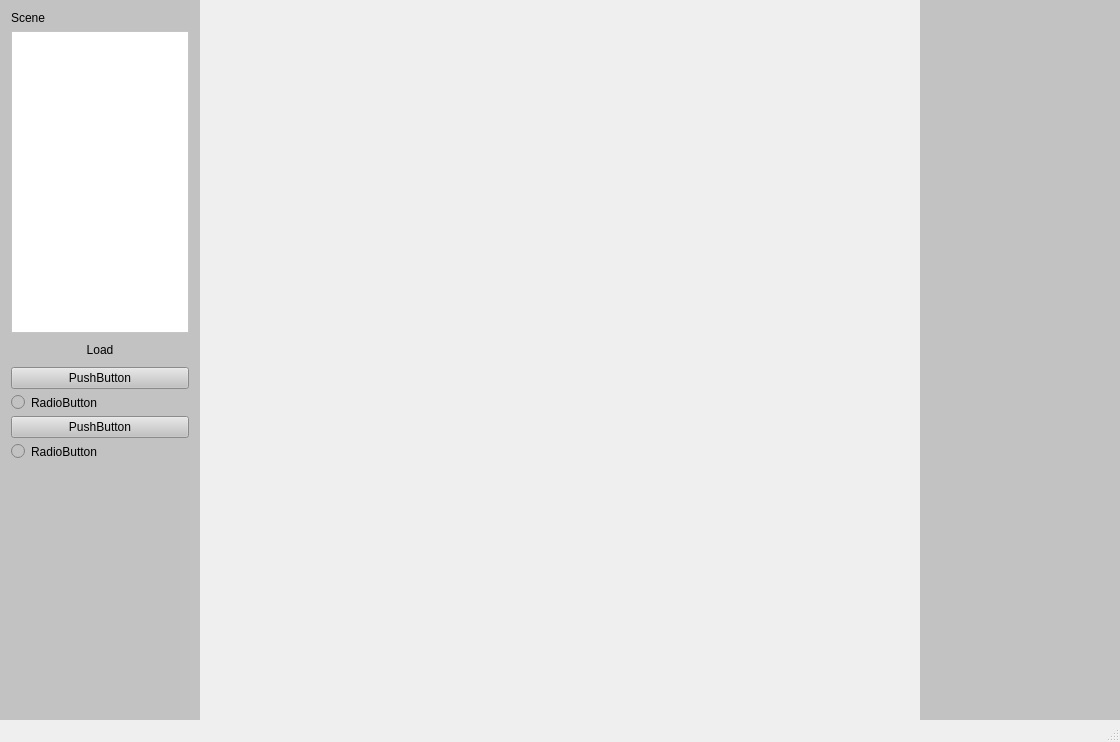
<?xml version="1.0" encoding="UTF-8"?>
<ui version="4.0">
 <class>MainWindow</class>
 <widget class="QMainWindow" name="MainWindow">
  <property name="geometry">
   <rect>
    <x>0</x>
    <y>0</y>
    <width>1120</width>
    <height>742</height>
   </rect>
  </property>
  <property name="windowTitle">
   <string>vRenderer</string>
  </property>
  <widget class="QWidget" name="centralWidget">
   <widget class="QWidget" name="m_leftWidget" native="true">
    <property name="geometry">
     <rect>
      <x>0</x>
      <y>0</y>
      <width>200</width>
      <height>720</height>
     </rect>
    </property>
    <property name="sizePolicy">
     <sizepolicy hsizetype="Fixed" vsizetype="Preferred">
      <horstretch>0</horstretch>
      <verstretch>0</verstretch>
     </sizepolicy>
    </property>
    <property name="styleSheet">
     <string notr="true">background-color: rgb(194, 194, 194);
border-right-color: rgb(254, 57, 66); 
font: 13pt &quot;Helvetica Neue&quot;;</string>
    </property>
    <layout class="QVBoxLayout" name="m_leftBar">
     <item>
      <layout class="QVBoxLayout" name="m_sceneViewLayout">
       <item>
        <widget class="QLabel" name="m_sceneLabel">
         <property name="styleSheet">
          <string notr="true">font: 13pt &quot;Helvetica Neue&quot;;</string>
         </property>
         <property name="text">
          <string>Scene</string>
         </property>
        </widget>
       </item>
       <item>
        <widget class="QTreeView" name="m_sceneTreeView">
         <property name="autoFillBackground">
          <bool>true</bool>
         </property>
         <property name="styleSheet">
          <string notr="true">background-color: rgb(255, 255, 255);
color: rgb(0, 0, 0);</string>
         </property>
         <property name="rootIsDecorated">
          <bool>false</bool>
         </property>
         <property name="animated">
          <bool>true</bool>
         </property>
        </widget>
       </item>
      </layout>
     </item>
     <item>
      <layout class="QHBoxLayout" name="m_sceneLoadLayout">
       <item>
        <widget class="QPushButton" name="m_loadMeshBtn">
         <property name="autoFillBackground">
          <bool>false</bool>
         </property>
         <property name="styleSheet">
          <string notr="true">font: 700 13pt &quot;Helvetica Neue&quot;;</string>
         </property>
         <property name="locale">
          <locale language="English" country="UnitedKingdom"/>
         </property>
         <property name="text">
          <string>Load</string>
         </property>
         <property name="flat">
          <bool>true</bool>
         </property>
        </widget>
       </item>
      </layout>
     </item>
     <item>
      <layout class="QVBoxLayout" name="verticalLayout">
       <item>
        <widget class="QPushButton" name="m_hdrBtn">
         <property name="text">
          <string>PushButton</string>
         </property>
        </widget>
       </item>
       <item>
        <layout class="QVBoxLayout" name="m_hdrLayout">
         <item>
          <widget class="QRadioButton" name="radioButton">
           <property name="text">
            <string>RadioButton</string>
           </property>
          </widget>
         </item>
         <item>
          <widget class="QPushButton" name="pushButton_2">
           <property name="text">
            <string>PushButton</string>
           </property>
          </widget>
         </item>
         <item>
          <widget class="QRadioButton" name="radioButton_2">
           <property name="text">
            <string>RadioButton</string>
           </property>
          </widget>
         </item>
        </layout>
       </item>
       <item>
        <spacer name="verticalSpacer">
         <property name="orientation">
          <enum>Qt::Vertical</enum>
         </property>
         <property name="sizeHint" stdset="0">
          <size>
           <width>20</width>
           <height>40</height>
          </size>
         </property>
        </spacer>
       </item>
      </layout>
     </item>
     <item>
      <spacer name="horizontalSpacer">
       <property name="orientation">
        <enum>Qt::Horizontal</enum>
       </property>
       <property name="sizeHint" stdset="0">
        <size>
         <width>40</width>
         <height>20</height>
        </size>
       </property>
      </spacer>
     </item>
    </layout>
   </widget>
   <widget class="QWidget" name="m_rightWidget" native="true">
    <property name="geometry">
     <rect>
      <x>920</x>
      <y>0</y>
      <width>200</width>
      <height>720</height>
     </rect>
    </property>
    <property name="sizePolicy">
     <sizepolicy hsizetype="Fixed" vsizetype="Preferred">
      <horstretch>0</horstretch>
      <verstretch>0</verstretch>
     </sizepolicy>
    </property>
    <property name="styleSheet">
     <string notr="true">background-color: rgb(194, 194, 194);
border-right-color: rgb(254, 57, 66); 
font: 13pt &quot;Helvetica Neue&quot;;</string>
    </property>
    <layout class="QVBoxLayout" name="m_rightBar">
     <item>
      <spacer name="horizontalSpacer_2">
       <property name="orientation">
        <enum>Qt::Horizontal</enum>
       </property>
       <property name="sizeHint" stdset="0">
        <size>
         <width>40</width>
         <height>20</height>
        </size>
       </property>
      </spacer>
     </item>
    </layout>
   </widget>
   <widget class="QWidget" name="m_renderWidget" native="true">
    <property name="geometry">
     <rect>
      <x>200</x>
      <y>0</y>
      <width>720</width>
      <height>720</height>
     </rect>
    </property>
    <layout class="QGridLayout" name="m_renderWidgetLayout">
     <property name="leftMargin">
      <number>0</number>
     </property>
     <property name="topMargin">
      <number>0</number>
     </property>
     <property name="rightMargin">
      <number>0</number>
     </property>
     <property name="bottomMargin">
      <number>0</number>
     </property>
     <property name="spacing">
      <number>0</number>
     </property>
     <item row="0" column="0">
      <spacer name="horizontalSpacer_3">
       <property name="orientation">
        <enum>Qt::Horizontal</enum>
       </property>
       <property name="sizeHint" stdset="0">
        <size>
         <width>40</width>
         <height>20</height>
        </size>
       </property>
      </spacer>
     </item>
    </layout>
   </widget>
  </widget>
  <widget class="QStatusBar" name="statusBar"/>
  <widget class="QMenuBar" name="menuBar">
   <property name="geometry">
    <rect>
     <x>0</x>
     <y>0</y>
     <width>1120</width>
     <height>22</height>
    </rect>
   </property>
  </widget>
 </widget>
 <layoutdefault spacing="6" margin="11"/>
 <resources/>
 <connections/>
</ui>
